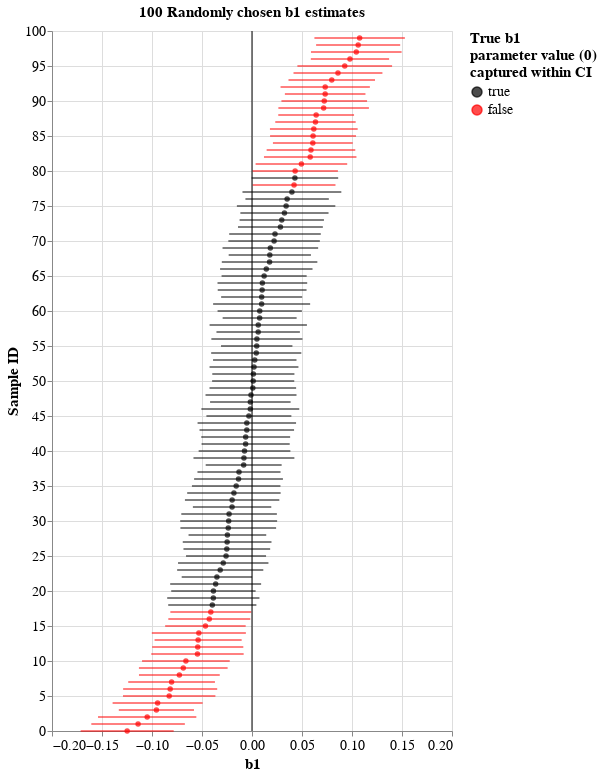

The code cell stored with this chart in its notebook:
### Code cell
# Take a new sample and clean it up
sample_estimates = sim_w_cluster.sample(sample_size)
sample_estimates = sample_estimates.sort_values('b1')
sample_estimates = sample_estimates.reset_index(drop=True)
sample_estimates['id'] = sample_estimates.index


domain_ = [True, False]
range_ = ['black', 'red']

points = alt.Chart(
    sample_estimates,
    title = '100 Randomly chosen b1 estimates'
).mark_point(filled=True).encode(
    x = alt.X("b1:Q", title ='b1'),
    y = alt.Y("id:Q", title='Sample ID'),
    color = alt.Color("param_caught:N")
)

ci_lines = alt.Chart(
    sample_estimates
).mark_line().encode(
    x = alt.X("ci95_lower:Q"),
    x2 = alt.X2("ci95_upper:Q"),
    y = alt.Y("id:Q"),
    color = alt.Color(
        "param_caught:N",
        title=['True b1','parameter value (0)','captured within CI'],
        scale=alt.Scale(domain=domain_, range=range_)
    )
)
truemeanline = alt.Chart(pd.DataFrame({
    'x' : [0]
})).mark_rule().encode(
    x = 'x:Q'
)

alt.layer(
    points,
    ci_lines,
    truemeanline
).properties(
    height=700
).configure_axis(
    titleFontSize=15,
    labelFontSize=14
).configure_legend(
    titleFontSize=15,
    labelFontSize=14
).configure_title(
    fontSize=15
)

### Figure 1 — Vega-Lite specification as saved in the notebook (floating-point values rounded to 4 significant figures)
{"config": {"view": {"continuousWidth": 400, "continuousHeight": 300}, "axis": {"labelFontSize": 14, "titleFontSize": 15}, "legend": {"labelFontSize": 14, "titleFontSize": 15}, "title": {"fontSize": 15}}, "layer": [{"data": {"name": "data-e6011d033bf78b28f9a3a1fc6fe2c394"}, "mark": {"type": "point", "filled": true}, "encoding": {"color": {"type": "nominal", "field": "param_caught"}, "x": {"type": "quantitative", "field": "b1", "title": "b1"}, "y": {"type": "quantitative", "field": "id", "title": "Sample ID"}}, "title": "100 Randomly chosen b1 estimates"}, {"data": {"name": "data-e6011d033bf78b28f9a3a1fc6fe2c394"}, "mark": "line", "encoding": {"color": {"type": "nominal", "field": "param_caught", "scale": {"domain": [true, false], "range": ["black", "red"]}, "title": ["True b1", "parameter value (0)", "captured within CI"]}, "x": {"type": "quantitative", "field": "ci95_lower"}, "x2": {"field": "ci95_upper"}, "y": {"type": "quantitative", "field": "id"}}}, {"data": {"name": "data-9c00aa9dc2b1c1a0b4bf9b34ead12925"}, "mark": "rule", "encoding": {"x": {"type": "quantitative", "field": "x"}}}], "height": 700, "$schema": "https://vega.github.io/schema/vega-lite/v4.8.1.json", "datasets": {"data-e6011d033bf78b28f9a3a1fc6fe2c394": [{"b1": -0.1248, "se_b1": 0.02374, "ci95_lower": -0.1714, "ci95_upper": -0.0783, "param_caught": false, "id": 0}, {"b1": -0.1139, "se_b1": 0.02386, "ci95_lower": -0.1607, "ci95_upper": -0.06714, "param_caught": false, "id": 1}, {"b1": -0.1048, "se_b1": 0.02508, "ci95_lower": -0.154, "ci95_upper": -0.05566, "param_caught": false, "id": 2}, {"b1": -0.0956, "se_b1": 0.01918, "ci95_lower": -0.1332, "ci95_upper": -0.05801, "param_caught": false, "id": 3}, {"b1": -0.09437, "se_b1": 0.02297, "ci95_lower": -0.1394, "ci95_upper": -0.04935, "param_caught": false, "id": 4}, {"b1": -0.08279, "se_b1": 0.02358, "ci95_lower": -0.129, "ci95_upper": -0.03658, "param_caught": false, "id": 5}, {"b1": -0.08182, "se_b1": 0.024, "ci95_lower": -0.1289, "ci95_upper": -0.03479, "param_caught": false, "id": 6}, {"b1": -0.0804, "se_b1": 0.02212, "ci95_lower": -0.1238, "ci95_upper": -0.03705, "param_caught": false, "id": 7}, {"b1": -0.07263, "se_b1": 0.02061, "ci95_lower": -0.113, "ci95_upper": -0.03224, "param_caught": false, "id": 8}, {"b1": -0.06871, "se_b1": 0.02263, "ci95_lower": -0.1131, "ci95_upper": -0.02436, "param_caught": false, "id": 9}, {"b1": -0.0661, "se_b1": 0.02237, "ci95_lower": -0.1099, "ci95_upper": -0.02226, "param_caught": false, "id": 10}, {"b1": -0.05453, "se_b1": 0.02357, "ci95_lower": -0.1007, "ci95_upper": -0.008337, "param_caught": false, "id": 11}, {"b1": -0.05426, "se_b1": 0.02325, "ci95_lower": -0.09984, "ci95_upper": -0.008687, "param_caught": false, "id": 12}, {"b1": -0.05388, "se_b1": 0.02222, "ci95_lower": -0.09742, "ci95_upper": -0.01034, "param_caught": false, "id": 13}, {"b1": -0.05315, "se_b1": 0.02399, "ci95_lower": -0.1002, "ci95_upper": -0.006132, "param_caught": false, "id": 14}, {"b1": -0.04657, "se_b1": 0.02054, "ci95_lower": -0.08683, "ci95_upper": -0.006308, "param_caught": false, "id": 15}, {"b1": -0.0427, "se_b1": 0.02091, "ci95_lower": -0.08368, "ci95_upper": -0.001713, "param_caught": false, "id": 16}, {"b1": -0.04117, "se_b1": 0.02065, "ci95_lower": -0.08165, "ci95_upper": -0.0006937, "param_caught": false, "id": 17}, {"b1": -0.03968, "se_b1": 0.02249, "ci95_lower": -0.08377, "ci95_upper": 0.0044, "param_caught": true, "id": 18}, {"b1": -0.03867, "se_b1": 0.02353, "ci95_lower": -0.08479, "ci95_upper": 0.007456, "param_caught": true, "id": 19}, {"b1": -0.03858, "se_b1": 0.02153, "ci95_lower": -0.08078, "ci95_upper": 0.003616, "param_caught": true, "id": 20}, {"b1": -0.03633, "se_b1": 0.0232, "ci95_lower": -0.0818, "ci95_upper": 0.009128, "param_caught": true, "id": 21}, {"b1": -0.0351, "se_b1": 0.01796, "ci95_lower": -0.07031, "ci95_upper": 0.0001116, "param_caught": true, "id": 22}, {"b1": -0.03177, "se_b1": 0.02198, "ci95_lower": -0.07485, "ci95_upper": 0.0113, "param_caught": true, "id": 23}, {"b1": -0.02876, "se_b1": 0.02306, "ci95_lower": -0.07397, "ci95_upper": 0.01645, "param_caught": true, "id": 24}, {"b1": -0.02596, "se_b1": 0.02041, "ci95_lower": -0.06596, "ci95_upper": 0.01405, "param_caught": true, "id": 25}, {"b1": -0.02518, "se_b1": 0.02211, "ci95_lower": -0.06852, "ci95_upper": 0.01816, "param_caught": true, "id": 26}, {"b1": -0.02488, "se_b1": 0.02264, "ci95_lower": -0.06925, "ci95_upper": 0.0195, "param_caught": true, "id": 27}, {"b1": -0.0246, "se_b1": 0.01982, "ci95_lower": -0.06344, "ci95_upper": 0.01425, "param_caught": true, "id": 28}, {"b1": -0.02373, "se_b1": 0.02442, "ci95_lower": -0.07159, "ci95_upper": 0.02412, "param_caught": true, "id": 29}, {"b1": -0.02333, "se_b1": 0.02472, "ci95_lower": -0.07178, "ci95_upper": 0.02513, "param_caught": true, "id": 30}, {"b1": -0.02291, "se_b1": 0.02438, "ci95_lower": -0.0707, "ci95_upper": 0.02488, "param_caught": true, "id": 31}, {"b1": -0.01992, "se_b1": 0.02, "ci95_lower": -0.05912, "ci95_upper": 0.01928, "param_caught": true, "id": 32}, {"b1": -0.01987, "se_b1": 0.02408, "ci95_lower": -0.06707, "ci95_upper": 0.02734, "param_caught": true, "id": 33}, {"b1": -0.01808, "se_b1": 0.02384, "ci95_lower": -0.06481, "ci95_upper": 0.02864, "param_caught": true, "id": 34}, {"b1": -0.01582, "se_b1": 0.02258, "ci95_lower": -0.06007, "ci95_upper": 0.02844, "param_caught": true, "id": 35}, {"b1": -0.01347, "se_b1": 0.02266, "ci95_lower": -0.05789, "ci95_upper": 0.03094, "param_caught": true, "id": 36}, {"b1": -0.013, "se_b1": 0.02119, "ci95_lower": -0.05453, "ci95_upper": 0.02853, "param_caught": true, "id": 37}, {"b1": -0.008332, "se_b1": 0.01938, "ci95_lower": -0.04631, "ci95_upper": 0.02964, "param_caught": true, "id": 38}, {"b1": -0.008069, "se_b1": 0.02574, "ci95_lower": -0.05852, "ci95_upper": 0.04238, "param_caught": true, "id": 39}, {"b1": -0.007487, "se_b1": 0.0234, "ci95_lower": -0.05336, "ci95_upper": 0.03838, "param_caught": true, "id": 40}, {"b1": -0.006362, "se_b1": 0.02249, "ci95_lower": -0.05044, "ci95_upper": 0.03771, "param_caught": true, "id": 41}, {"b1": -0.006312, "se_b1": 0.02268, "ci95_lower": -0.05076, "ci95_upper": 0.03814, "param_caught": true, "id": 42}, {"b1": -0.005202, "se_b1": 0.02412, "ci95_lower": -0.05247, "ci95_upper": 0.04207, "param_caught": true, "id": 43}, {"b1": -0.005184, "se_b1": 0.02513, "ci95_lower": -0.05443, "ci95_upper": 0.04407, "param_caught": true, "id": 44}, {"b1": -0.003107, "se_b1": 0.02168, "ci95_lower": -0.04559, "ci95_upper": 0.03938, "param_caught": true, "id": 45}, {"b1": -0.001672, "se_b1": 0.02497, "ci95_lower": -0.05062, "ci95_upper": 0.04727, "param_caught": true, "id": 46}, {"b1": -0.001649, "se_b1": 0.02055, "ci95_lower": -0.04192, "ci95_upper": 0.03862, "param_caught": true, "id": 47}, {"b1": -0.0009873, "se_b1": 0.02321, "ci95_lower": -0.04648, "ci95_upper": 0.04451, "param_caught": true, "id": 48}, {"b1": 0.0008264, "se_b1": 0.0221, "ci95_lower": -0.04248, "ci95_upper": 0.04414, "param_caught": true, "id": 49}, {"b1": 0.001184, "se_b1": 0.02095, "ci95_lower": -0.03988, "ci95_upper": 0.04225, "param_caught": true, "id": 50}, {"b1": 0.001361, "se_b1": 0.02096, "ci95_lower": -0.03971, "ci95_upper": 0.04243, "param_caught": true, "id": 51}, {"b1": 0.002005, "se_b1": 0.02268, "ci95_lower": -0.04244, "ci95_upper": 0.04645, "param_caught": true, "id": 52}, {"b1": 0.002773, "se_b1": 0.02129, "ci95_lower": -0.03895, "ci95_upper": 0.04449, "param_caught": true, "id": 53}, {"b1": 0.004246, "se_b1": 0.02299, "ci95_lower": -0.04082, "ci95_upper": 0.04931, "param_caught": true, "id": 54}, {"b1": 0.004727, "se_b1": 0.01821, "ci95_lower": -0.03097, "ci95_upper": 0.04043, "param_caught": true, "id": 55}, {"b1": 0.004906, "se_b1": 0.02324, "ci95_lower": -0.04064, "ci95_upper": 0.05045, "param_caught": true, "id": 56}, {"b1": 0.006177, "se_b1": 0.02129, "ci95_lower": -0.03554, "ci95_upper": 0.0479, "param_caught": true, "id": 57}, {"b1": 0.006252, "se_b1": 0.02483, "ci95_lower": -0.04242, "ci95_upper": 0.05492, "param_caught": true, "id": 58}, {"b1": 0.00764, "se_b1": 0.01888, "ci95_lower": -0.02936, "ci95_upper": 0.04464, "param_caught": true, "id": 59}, {"b1": 0.007733, "se_b1": 0.02151, "ci95_lower": -0.03443, "ci95_upper": 0.04989, "param_caught": true, "id": 60}, {"b1": 0.009641, "se_b1": 0.02475, "ci95_lower": -0.03887, "ci95_upper": 0.05815, "param_caught": true, "id": 61}, {"b1": 0.009679, "se_b1": 0.02067, "ci95_lower": -0.03084, "ci95_upper": 0.0502, "param_caught": true, "id": 62}, {"b1": 0.01014, "se_b1": 0.02266, "ci95_lower": -0.03427, "ci95_upper": 0.05455, "param_caught": true, "id": 63}, {"b1": 0.01036, "se_b1": 0.02289, "ci95_lower": -0.0345, "ci95_upper": 0.05522, "param_caught": true, "id": 64}, {"b1": 0.01211, "se_b1": 0.02171, "ci95_lower": -0.03043, "ci95_upper": 0.05466, "param_caught": true, "id": 65}, {"b1": 0.0143, "se_b1": 0.02358, "ci95_lower": -0.03192, "ci95_upper": 0.06053, "param_caught": true, "id": 66}, {"b1": 0.01758, "se_b1": 0.02437, "ci95_lower": -0.03019, "ci95_upper": 0.06535, "param_caught": true, "id": 67}, {"b1": 0.0178, "se_b1": 0.02098, "ci95_lower": -0.02332, "ci95_upper": 0.05892, "param_caught": true, "id": 68}, {"b1": 0.01835, "se_b1": 0.0244, "ci95_lower": -0.02947, "ci95_upper": 0.06617, "param_caught": true, "id": 69}, {"b1": 0.0221, "se_b1": 0.02334, "ci95_lower": -0.02365, "ci95_upper": 0.06785, "param_caught": true, "id": 70}, {"b1": 0.023, "se_b1": 0.02336, "ci95_lower": -0.02279, "ci95_upper": 0.06879, "param_caught": true, "id": 71}, {"b1": 0.02843, "se_b1": 0.02164, "ci95_lower": -0.01399, "ci95_upper": 0.07086, "param_caught": true, "id": 72}, {"b1": 0.02976, "se_b1": 0.02152, "ci95_lower": -0.01242, "ci95_upper": 0.07194, "param_caught": true, "id": 73}, {"b1": 0.03246, "se_b1": 0.02249, "ci95_lower": -0.01163, "ci95_upper": 0.07654, "param_caught": true, "id": 74}, {"b1": 0.03412, "se_b1": 0.02512, "ci95_lower": -0.01511, "ci95_upper": 0.08334, "param_caught": true, "id": 75}, {"b1": 0.03513, "se_b1": 0.02128, "ci95_lower": -0.006577, "ci95_upper": 0.07684, "param_caught": true, "id": 76}, {"b1": 0.03991, "se_b1": 0.02522, "ci95_lower": -0.009517, "ci95_upper": 0.08933, "param_caught": true, "id": 77}, {"b1": 0.04205, "se_b1": 0.02114, "ci95_lower": 0.0006077, "ci95_upper": 0.08349, "param_caught": false, "id": 78}, {"b1": 0.04291, "se_b1": 0.02208, "ci95_lower": -0.0003794, "ci95_upper": 0.08619, "param_caught": true, "id": 79}, {"b1": 0.04314, "se_b1": 0.02182, "ci95_lower": 0.0003661, "ci95_upper": 0.08592, "param_caught": false, "id": 80}, {"b1": 0.04941, "se_b1": 0.02337, "ci95_lower": 0.003599, "ci95_upper": 0.09521, "param_caught": false, "id": 81}, {"b1": 0.05822, "se_b1": 0.02359, "ci95_lower": 0.01198, "ci95_upper": 0.1045, "param_caught": false, "id": 82}, {"b1": 0.05897, "se_b1": 0.02261, "ci95_lower": 0.01464, "ci95_upper": 0.1033, "param_caught": false, "id": 83}, {"b1": 0.06083, "se_b1": 0.02036, "ci95_lower": 0.02093, "ci95_upper": 0.1007, "param_caught": false, "id": 84}, {"b1": 0.06106, "se_b1": 0.02192, "ci95_lower": 0.01809, "ci95_upper": 0.104, "param_caught": false, "id": 85}, {"b1": 0.06181, "se_b1": 0.02238, "ci95_lower": 0.01794, "ci95_upper": 0.1057, "param_caught": false, "id": 86}, {"b1": 0.06348, "se_b1": 0.02051, "ci95_lower": 0.02328, "ci95_upper": 0.1037, "param_caught": false, "id": 87}, {"b1": 0.06416, "se_b1": 0.01934, "ci95_lower": 0.02627, "ci95_upper": 0.1021, "param_caught": false, "id": 88}, {"b1": 0.07165, "se_b1": 0.02309, "ci95_lower": 0.02639, "ci95_upper": 0.1169, "param_caught": false, "id": 89}, {"b1": 0.07226, "se_b1": 0.02185, "ci95_lower": 0.02944, "ci95_upper": 0.1151, "param_caught": false, "id": 90}, {"b1": 0.07316, "se_b1": 0.02056, "ci95_lower": 0.03288, "ci95_upper": 0.1135, "param_caught": false, "id": 91}, {"b1": 0.07321, "se_b1": 0.02278, "ci95_lower": 0.02855, "ci95_upper": 0.1179, "param_caught": false, "id": 92}, {"b1": 0.07975, "se_b1": 0.02207, "ci95_lower": 0.0365, "ci95_upper": 0.123, "param_caught": false, "id": 93}, {"b1": 0.08597, "se_b1": 0.02268, "ci95_lower": 0.04151, "ci95_upper": 0.1304, "param_caught": false, "id": 94}, {"b1": 0.09274, "se_b1": 0.02416, "ci95_lower": 0.04538, "ci95_upper": 0.1401, "param_caught": false, "id": 95}, {"b1": 0.09797, "se_b1": 0.01997, "ci95_lower": 0.05882, "ci95_upper": 0.1371, "param_caught": false, "id": 96}, {"b1": 0.1043, "se_b1": 0.02312, "ci95_lower": 0.05897, "ci95_upper": 0.1496, "param_caught": false, "id": 97}, {"b1": 0.1062, "se_b1": 0.02145, "ci95_lower": 0.06412, "ci95_upper": 0.1482, "param_caught": false, "id": 98}, {"b1": 0.1076, "se_b1": 0.02308, "ci95_lower": 0.06241, "ci95_upper": 0.1529, "param_caught": false, "id": 99}], "data-9c00aa9dc2b1c1a0b4bf9b34ead12925": [{"x": 0}]}}
